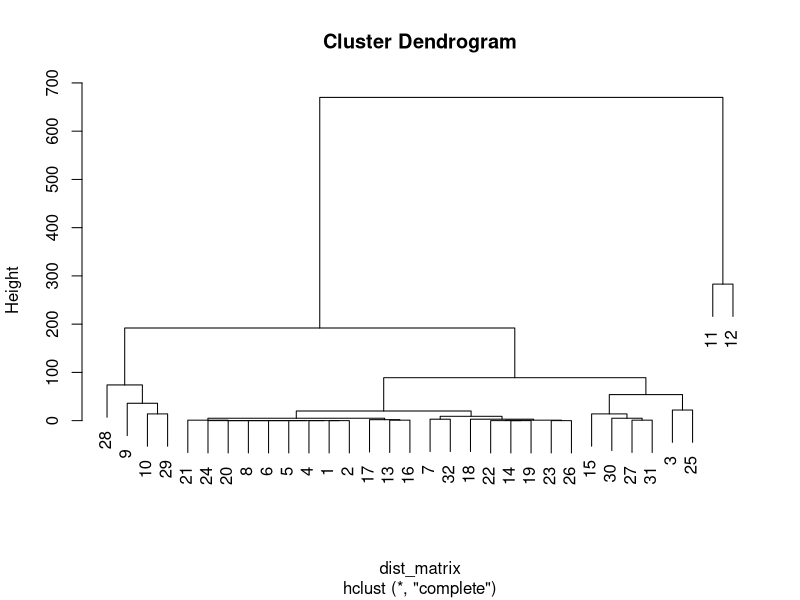

Source code (R):
#titanic- lab_9
#rpart, ctree, hclust, randomForest 

data1 <- data("Titanic")
df <- data.frame(Titanic)

library(rpart)
library(randomForest)

set.seed(123)
train_index <- sample(nrow(Titanic), 0.7*nrow(Titanic))
train_index
train_data1 <- Titanic[train_index]
test_data1 <- Titanic[-train_index]

train_data12 <- data.frame(train_data1)
test_data12 <- data.frame(test_data1)
head(train_data12)
library(party)
m1 <- rpart(Survived ~ ., data = df)
c1 <- ctree(Survived ~ ., data = df)
dist_matrix <- dist(Titanic)
h1 <- hclust(dist_matrix)
plot(h1)

# Build the random forest model
library(randomForest)
model <- randomForest(Survived ~ ., data = df, ntree = 500)

# Evaluate the model performance
library(caret)
